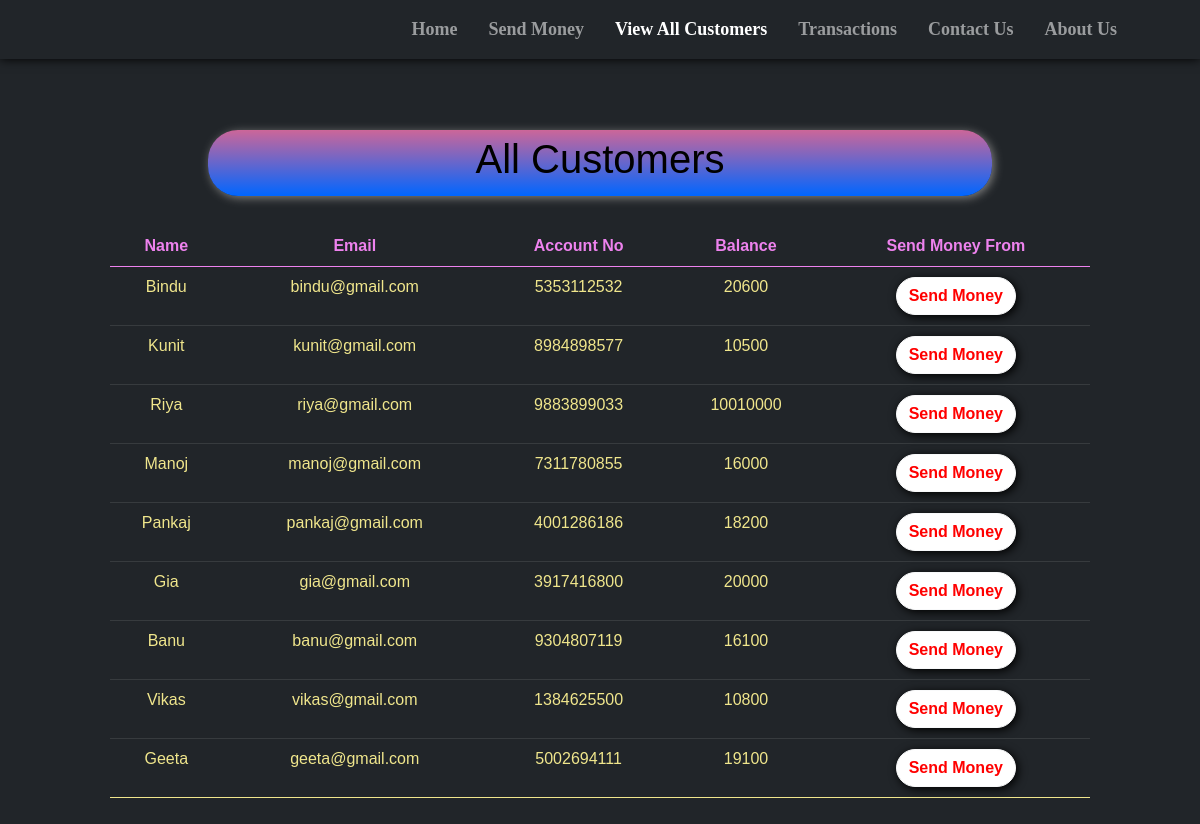
/all_cust.php, run on the app's committed database.
### tables this page shows
CREATE TABLE `users` (
  `sr` int(11) NOT NULL,
  `name` varchar(20) NOT NULL,
  `email` varchar(20) NOT NULL,
  `accno` varchar(10) NOT NULL,
  `blc` bigint(20) NOT NULL
);

### all_cust.php (the view, shortened to what this page needs)
<!doctype html>
<html lang="en">
<head>
    <link href="https://cdn.jsdelivr.net/npm/bootstrap@5.0.2/dist/css/bootstrap.min.css" rel="stylesheet"
>
    <link rel="stylesheet" href="https://cdnjs.cloudflare.com/ajax/libs/font-awesome/5.15.3/css/all.min.css"
 />
</head>
<body style="background-color:#212529;">
    <?php include 'spin.php'; ?>
    <nav class="navbar navbar-expand-lg navbar-dark bg-dark fixed fixed-top"
        style="font-family:candara; font-size:18px; box-shadow: 0px 0px 10px 0px black;">
        <div class="container-fluid">
            <a href="index.php"><img src="statics\logospark.png" alt=""
                    style="height: 80px; margin-left:25px; margin-top:10px;"></a>
        </div>
        <div class="collapse navbar-collapse" id="navbarSupportedContent">
            <b>
                <ul class="navbar-nav ">
                    <li class="nav-item nav-links" style="margin-left:15px;">
                        <a class="nav-link text-nowrap" aria-current="page" href="index.php">Home</a>
                    </li>
                    <li class="nav-item" style="margin-left:15px; ">
                        <a class="nav-link text-nowrap" href="send_money.php">Send Money</a>
                    </li>
                    <li class="nav-item" style="margin-left:15px;">
                        <a class="nav-link text-nowrap active" href="all_cust.php">View All Customers</a>
                    </li>
                    <li class="nav-item" style="margin-left:15px;">
                        <a class="nav-link text-nowrap" href="transactions.php">Transactions</a>
                    </li>
                    <li class="nav-item" style="margin-left:15px;">
                        <a class="nav-link text-nowrap" href="contact_us.php">Contact Us</a>
                    </li>
                    <li class="nav-item" style="margin-left:15px; margin-right:75px;">
                        <a class="nav-link text-nowrap" href="about_us.php">About Us</a>
                    </li>
                </ul>
            </b>
        </div>
    </nav>
    <center>
        <div class="container" style="margin-top: 10%; padding:10px 80px 10px 80px; ">
            <div
                style="width:80%;background: linear-gradient(to bottom, #cc6699 0%, #0066ff 100%); padding:5px 5px 5px 5px; border-radius:30px; box-shadow: 2px 2px 10px gray;">
                <h1 style=" color:black;">All Customers</h1>
            </div>
            <?php
    $conn = mysqli_connect($servername, $username, $password, $database);
    if(!$conn){
        die("Connection not established: ".mysqli_connect_error());
    }else{
        $sql = "SELECT * FROM `users`";
        $result = mysqli_query($conn, $sql);
?>
            <table class="table table-dark" style="margin-top: 30px;">
                <thead>
                    <tr>
                        <th scope="col">Name</th>
                        <th scope="col">Email</th>
                        <th scope="col">Account No</th>
                        <th scope="col">Balance</th>
                        <th scope="col">Send Money From</th>
                    </tr>
                </thead>
                <?php
echo "<tbody>";
        while($row = mysqli_fetch_assoc($result)){
        echo    '
            <tr>
              <td>'.$row['name'].'</td>
              <td>'.$row['email'].'</td>
              <td>'.$row['accno'].'</td>
              <td>'.$row['blc'].'</td>
              <td style="padding:10px 10px 10px 10px">
              <a href="send_money.php?reads='.$row['accno'].'"
              <button type="button" class="btn mybtn btn-outline-light">Send Money</button>
              </a>
              </td>
            </tr>';
    }
    }
    echo "</tbody>";
?>
        </div>
    </center>
</body>
</html>

### spin.php (shortened to what this page needs)
<html>
<head>
<link rel="stylesheet" href="https://cdnjs.cloudflare.com/ajax/libs/font-awesome/5.15.3/css/all.min.css" />
</head>
<body>
    </body>
</html>

### all_cust.php (style rules this page uses)
body { margin: 0; padding: 0; font-family: sans-serif; background: url('statics/back.jpg') no-repeat center center fixed; background-size: cover; }
th { text-align: center; color:Violet; }
td { text-align: center; color:Khaki; }
.mybtn { box-shadow: 2px 2px 10px black; border-radius: 30px; font-weight: bold; background-color: white; color: red; }

### data on the page
users: name "Bindu", email "bindu@gmail.com", accno "5353112532", blc "20600"
users: name "Kunit", email "kunit@gmail.com", accno "8984898577", blc "10500"
users: name "Riya", email "riya@gmail.com", accno "9883899033", blc "10010000"
users: name "Manoj", email "manoj@gmail.com", accno "7311780855", blc "16000"
users: name "Pankaj", email "pankaj@gmail.com", accno "4001286186", blc "18200"
users: name "Gia", email "gia@gmail.com", accno "3917416800", blc "20000"
users: name "Banu", email "banu@gmail.com", accno "9304807119", blc "16100"
users: name "Vikas", email "vikas@gmail.com", accno "1384625500", blc "10800"
users: name "Geeta", email "geeta@gmail.com", accno "5002694111", blc "19100"
